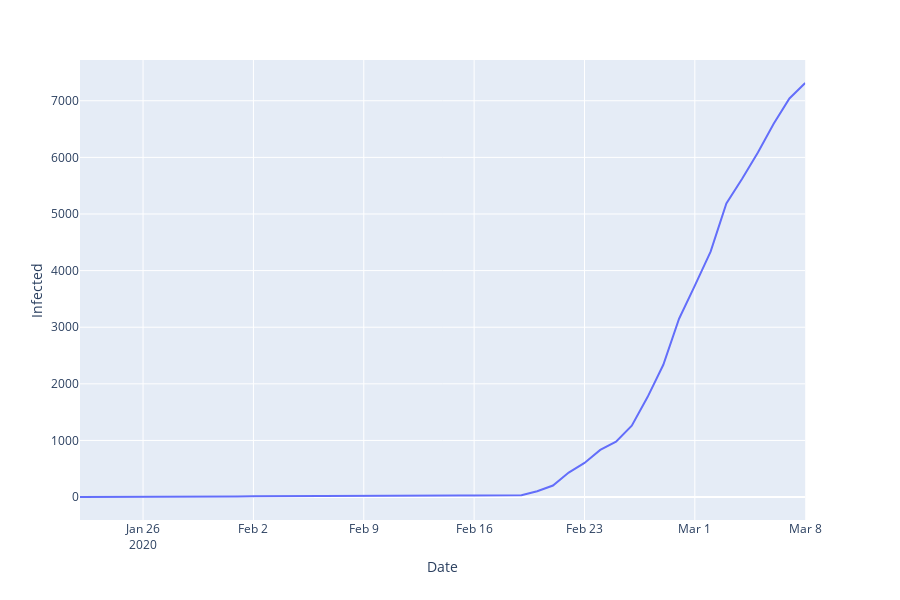

This figure's notebook cell:
### Code cell
fig = px.line(korea_transposed, x='Date', y='Infected')
fig

### Figure 1 — Plotly figure (JSON) as saved in the notebook; plotly's stock layout.template omitted (floating-point values rounded to 4 significant figures)
{"data": [{"hoverlabel": {"namelength": 0}, "hovertemplate": "Date=%{x}<br>Infected=%{y}", "legendgroup": "", "line": {"color": "#636efa", "dash": "solid"}, "mode": "lines", "name": "", "showlegend": false, "type": "scatter", "x": ["2020-01-22T00:00:00", "2020-01-23T00:00:00", "2020-01-24T00:00:00", "2020-01-25T00:00:00", "2020-01-26T00:00:00", "2020-01-27T00:00:00", "2020-01-28T00:00:00", "2020-01-29T00:00:00", "2020-01-30T00:00:00", "2020-01-31T00:00:00", "2020-02-01T00:00:00", "2020-02-02T00:00:00", "2020-02-03T00:00:00", "2020-02-04T00:00:00", "2020-02-05T00:00:00", "2020-02-06T00:00:00", "2020-02-07T00:00:00", "2020-02-08T00:00:00", "2020-02-09T00:00:00", "2020-02-10T00:00:00", "2020-02-11T00:00:00", "2020-02-12T00:00:00", "2020-02-13T00:00:00", "2020-02-14T00:00:00", "2020-02-15T00:00:00", "2020-02-16T00:00:00", "2020-02-17T00:00:00", "2020-02-18T00:00:00", "2020-02-19T00:00:00", "2020-02-20T00:00:00", "2020-02-21T00:00:00", "2020-02-22T00:00:00", "2020-02-23T00:00:00", "2020-02-24T00:00:00", "2020-02-25T00:00:00", "2020-02-26T00:00:00", "2020-02-27T00:00:00", "2020-02-28T00:00:00", "2020-02-29T00:00:00", "2020-03-01T00:00:00", "2020-03-02T00:00:00", "2020-03-03T00:00:00", "2020-03-04T00:00:00", "2020-03-05T00:00:00", "2020-03-06T00:00:00", "2020-03-07T00:00:00", "2020-03-08T00:00:00"], "xaxis": "x", "y": [1, 1, 2, 2, 3, 4, 4, 4, 4, 11, 12, 15, 15, 16, 19, 23, 24, 24, 25, 27, 28, 28, 28, 28, 28, 29, 30, 31, 31, 104, 204, 433, 602, 833, 977, 1261, 1766, 2337, 3150, 3736, 4335, 5186, 5621, 6088, 6593, 7041, 7314], "yaxis": "y"}], "layout": {"height": 600, "legend": {"tracegroupgap": 0}, "margin": {"t": 60}, "xaxis": {"anchor": "y", "domain": [0, 0.98], "title": {"text": "Date"}}, "yaxis": {"anchor": "x", "domain": [0, 1], "title": {"text": "Infected"}}}}
